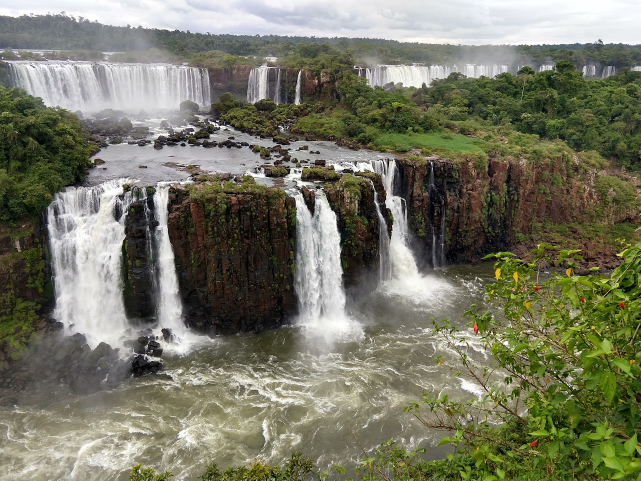
#> input picture Lab00 - Introducing python libraries/foz.jpg, 1281 x 961 px, given in place of relogio.tif, which was not available (shown at 1/2 size)
$ jupyter execute lab01.ipynb   (text cells are left out)
#> lines starting #> are read from the running program, lines starting #| are printed output that depends on the picture; pictures that were not available may be replaced by others from this repository, and a replacement may not be noted
[cell 1]
# type your code here
# Python code to read image
import cv2
import matplotlib.pyplot as plt
import numpy as np

img = cv2.imread("relogio.tif", cv2.IMREAD_GRAYSCALE)
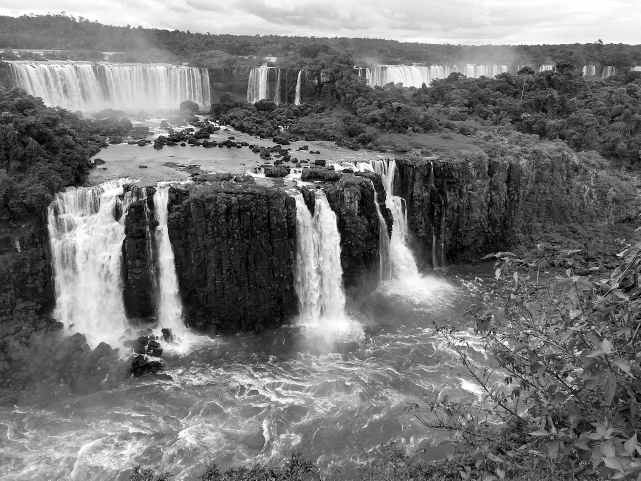
#> img: shape (961, 1281) (shown at 1/2 size); min 0, max 255, mean 117.2

plt.imshow(img, cmap='gray', vmin=0, vmax=255);

print('Tamanho da imagem : ',img.shape)
#| Tamanho da imagem :  (961, 1281)
# convertendo para 300dpi

linhas = img.shape[0]
#> linhas = 961
colunas = img.shape[1];
#> colunas = 1281

[cell 2]
import cv2
import matplotlib.pyplot as plt
import numpy as np

img = cv2.imread("relogio.tif", cv2.IMREAD_GRAYSCALE)

print('Tamanho da imagem : ', img.shape)
#| Tamanho da imagem :  (961, 1281)

linhas = img.shape[0]
colunas = img.shape[1]

nova_img1 = np.zeros((linhas // 4, colunas // 4))
nova_img2 = np.zeros((linhas // 8, colunas // 8))
nova_img3 = np.zeros((linhas // 17, colunas // 17))

for i in range(2, colunas - 2, 4):
    for j in range(2, linhas - 2, 4):
        bloco = img[j-2:j+3, i-2:i+3]
        nova_img1[j // 4, i // 4] = np.mean(bloco)
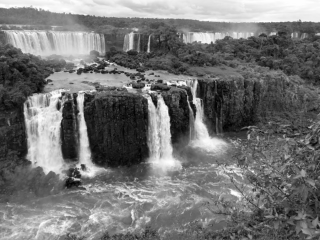
#> nova_img1: shape (240, 320) float64; min 2.28, max 254.7, mean 117.2

plt.figure()
plt.imshow(nova_img1, cmap='gray', vmin=0, vmax=255)
plt.title("300 DPI")

for i in range(4, colunas - 4, 8):
    for j in range(4, linhas - 4, 8):
        bloco = img[j-4:j+5, i-4:i+5]
        nova_img2[j // 8, i // 8] = np.mean(bloco)
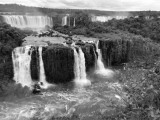
#> nova_img2: shape (120, 160) float64; min 5.06, max 254.1, mean 117.1

plt.figure()
plt.imshow(nova_img2, cmap='gray', vmin=0, vmax=255)
plt.title("150 DPI")

for i in range(8, colunas - 17, 17):
    for j in range(8, linhas - 17, 17):
        bloco = img[j-8:j+9, i-8:i+9]
        nova_img3[j // 17, i // 17] = np.mean(bloco)
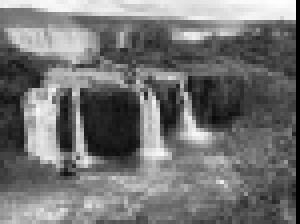
#> nova_img3: shape (56, 75) float64 (shown 4 times larger); min 0, max 254, mean 116.2

plt.figure()
plt.imshow(nova_img3, cmap='gray', vmin=0, vmax=255)
plt.title("72 DPI")

plt.show()

[cell 3]
img2 = cv2.imread("ctskull-256.tif", cv2.IMREAD_GRAYSCALE)
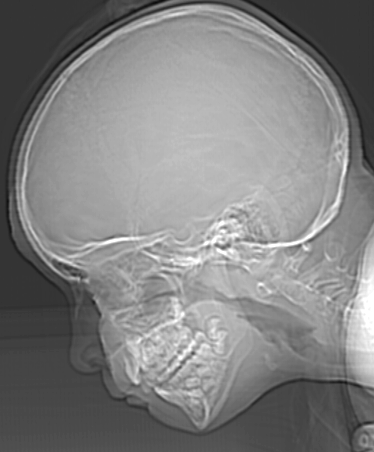
#> input picture Lab01 - Sampling and Quantization/ctskull-256.tif, 374 x 452 px
#> img2 is the input picture: shape (452, 374); min 12, max 255, mean 129.4

print('Tamanho da imagem : ', img2.shape)
#| Tamanho da imagem :  (452, 374)

linhas = img2.shape[0]
#> linhas = 452
colunas = img2.shape[1]
#> colunas = 374

for i in range(colunas):
    for j in range(linhas):
        if img2[j, i] < 32:
            img2[j, i] = 0
        if img2[j, i] < 64 and img2[j, i] >= 32:
            img2[j, i] = 1
        if img2[j, i] < 96 and img2[j, i] >=64 :
            img2[j, i] = 2
        if img2[j, i] < 128 and img2[j, i] >= 96:
            img2[j, i] = 3
        if img2[j, i] < 160 and img2[j, i] >= 128:
            img2[j, i] = 4
        if img2[j, i] < 192 and img2[j, i] >= 160:
            img2[j, i] = 5
        if img2[j, i] < 224 and img2[j, i] >=192:
            img2[j, i] = 6
        if img2[j, i] < 256 and img2[j, i] >= 224:
            img2[j, i] = 7
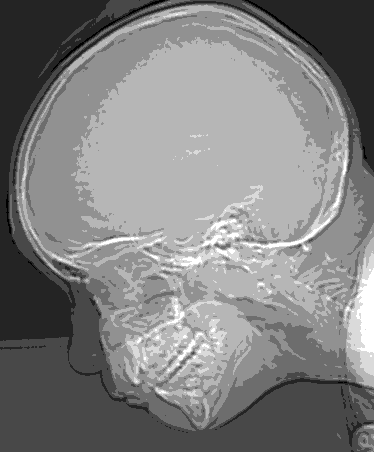
#> img2: shape (452, 374); min 0, max 7, mean 3.55; drawn with min black and max white

plt.imshow(img2, cmap='gray');
